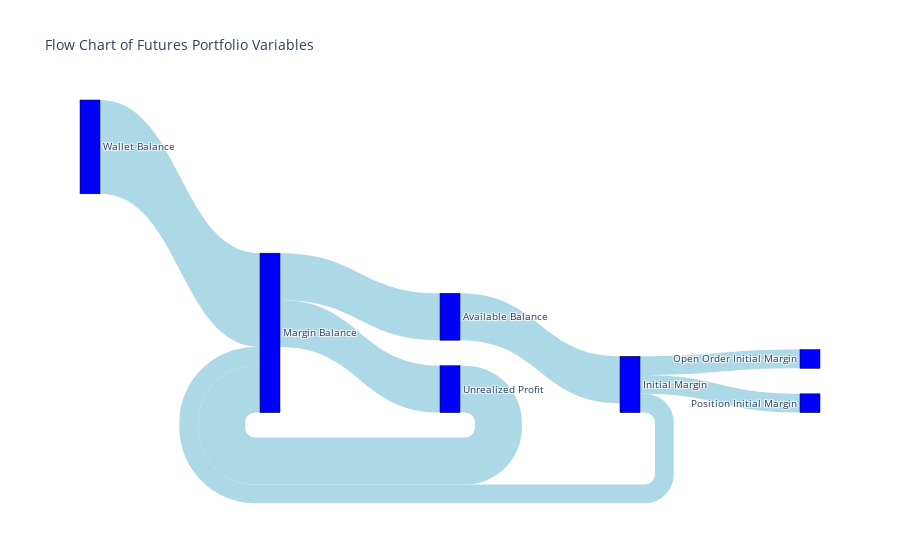

Here is the notebook cell this chart was saved with:
### Code cell
import plotly.graph_objects as go

def generate_flow_chart(wallet_balance, margin_balance, available_balance, 
                        unrealized_profit, initial_margin, 
                        open_order_initial_margin, position_initial_margin):
    """
    Génère un diagramme de flux interactif pour suivre les variables de portefeuille de futures.
    
    :param wallet_balance: Valeur de Wallet Balance
    :param margin_balance: Valeur de Margin Balance
    :param available_balance: Valeur de Available Balance
    :param unrealized_profit: Valeur de Unrealized Profit
    :param initial_margin: Valeur de Initial Margin
    :param open_order_initial_margin: Valeur de Open Order Initial Margin
    :param position_initial_margin: Valeur de Position Initial Margin
    """
    
    labels = [
        "Wallet Balance", "Margin Balance", "Available Balance", 
        "Unrealized Profit", "Initial Margin", 
        "Open Order Initial Margin", "Position Initial Margin"
    ]

    sources = [
        0,  # Wallet Balance to Margin Balance
        1,  # Margin Balance to Available Balance
        1,  # Margin Balance to Unrealized Profit
        2,  # Available Balance to Initial Margin
        3,  # Unrealized Profit to Margin Balance
        4,  # Initial Margin to Margin Balance
        4,  # Initial Margin to Open Order Initial Margin
        4   # Initial Margin to Position Initial Margin
    ]

    targets = [
        1,  # Wallet Balance to Margin Balance
        2,  # Margin Balance to Available Balance
        3,  # Margin Balance to Unrealized Profit
        4,  # Available Balance to Initial Margin
        1,  # Unrealized Profit to Margin Balance
        1,  # Initial Margin to Margin Balance
        5,  # Initial Margin to Open Order Initial Margin
        6   # Initial Margin to Position Initial Margin
    ]

    values = [
        wallet_balance,  # Wallet Balance to Margin Balance
        margin_balance,  # Margin Balance to Available Balance
        margin_balance,  # Margin Balance to Unrealized Profit
        available_balance,  # Available Balance to Initial Margin
        unrealized_profit,  # Unrealized Profit to Margin Balance
        initial_margin,  # Initial Margin to Margin Balance
        open_order_initial_margin,  # Initial Margin to Open Order Initial Margin
        position_initial_margin  # Initial Margin to Position Initial Margin
    ]

    fig = go.Figure(go.Sankey(
        node=dict(
            pad=15,
            thickness=20,
            line=dict(color="black", width=0.5),
            label=labels,
            color="blue"
        ),
        link=dict(
            source=sources,
            target=targets,
            value=values,
            customdata=values,
            hovertemplate='Value: %{value}<br />Source: %{source.label}<br />Target: %{target.label}<extra></extra>',
            color="lightblue"
        )
    ))

    fig.update_layout(title_text="Flow Chart of Futures Portfolio Variables", font_size=10)
    fig.show()

# Exemple d'utilisation de la fonction
generate_flow_chart(10000, 5000, 5000, 5000, 2000, 2000, 2000)

### Figure 1 — Plotly figure (JSON) as saved in the notebook; plotly's stock layout.template omitted (floating-point values rounded to 4 significant figures)
{"data": [{"link": {"color": "lightblue", "customdata": [10000, 5000, 5000, 5000, 5000, 2000, 2000, 2000], "hovertemplate": "Value: %{value}<br />Source: %{source.label}<br />Target: %{target.label}<extra></extra>", "source": [0, 1, 1, 2, 3, 4, 4, 4], "target": [1, 2, 3, 4, 1, 1, 5, 6], "value": [10000, 5000, 5000, 5000, 5000, 2000, 2000, 2000]}, "node": {"color": "blue", "label": ["Wallet Balance", "Margin Balance", "Available Balance", "Unrealized Profit", "Initial Margin", "Open Order Initial Margin", "Position Initial Margin"], "line": {"color": "black", "width": 0.5}, "pad": 15, "thickness": 20}, "type": "sankey"}], "layout": {"font": {"size": 10}, "title": {"text": "Flow Chart of Futures Portfolio Variables"}}}
